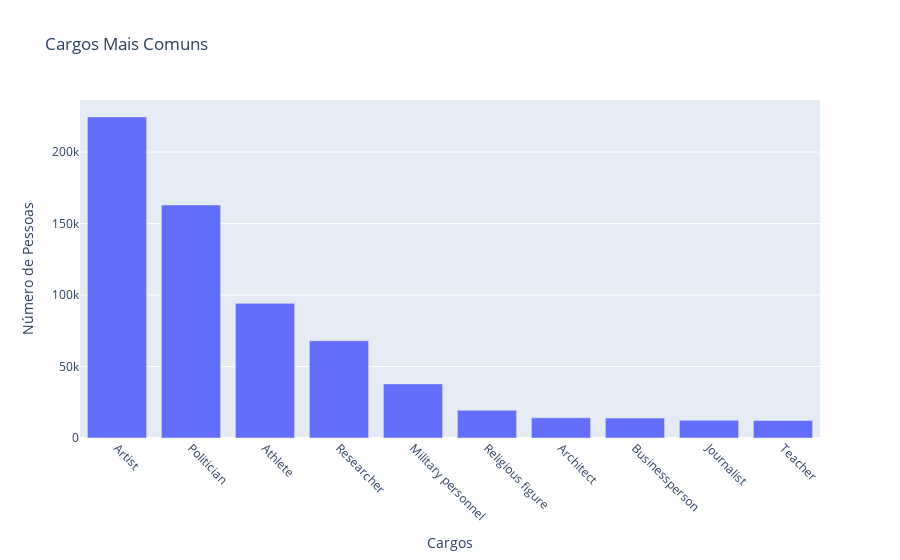

The notebook cell saved with this chart:
### Code cell
#criando o gráfico
fig = px.bar(x =top10_cargos.index, y = top10_cargos.values, 
             labels={'x':'Cargos', 'y' : 'Número de Pessoas'}, 
                     title = 'Cargos Mais Comuns')

fig.update_xaxes(tickangle = 45)

fig.show()

### Figure 1 — Plotly figure (JSON) as saved in the notebook; plotly's stock layout.template omitted (floating-point values rounded to 4 significant figures)
{"data": [{"alignmentgroup": "True", "hovertemplate": "Cargos=%{x}<br>Número de Pessoas=%{y}<extra></extra>", "legendgroup": "", "marker": {"color": "#636efa", "pattern": {"shape": ""}}, "name": "", "offsetgroup": "", "orientation": "v", "showlegend": false, "textposition": "auto", "type": "bar", "x": ["Artist", "Politician", "Athlete", "Researcher", "Military personnel", "Religious figure", "Architect", "Businessperson", "Journalist", "Teacher"], "xaxis": "x", "y": [224560, 162978, 94189, 68028, 37839, 19409, 14144, 13990, 12387, 12247], "yaxis": "y"}], "layout": {"barmode": "relative", "legend": {"tracegroupgap": 0}, "title": {"text": "Cargos Mais Comuns"}, "xaxis": {"anchor": "y", "domain": [0, 1], "tickangle": 45, "title": {"text": "Cargos"}}, "yaxis": {"anchor": "x", "domain": [0, 1], "title": {"text": "Número de Pessoas"}}}}
